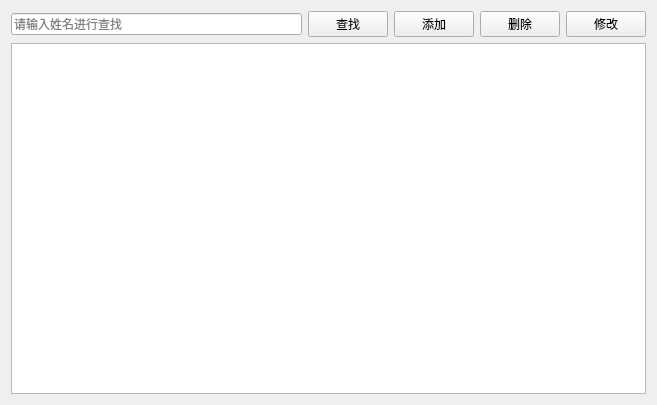
<?xml version="1.0" encoding="UTF-8"?>
<ui version="4.0">
 <class>PatientView</class>
 <widget class="QWidget" name="PatientView">
  <property name="geometry">
   <rect>
    <x>0</x>
    <y>0</y>
    <width>657</width>
    <height>405</height>
   </rect>
  </property>
  <property name="windowTitle">
   <string>患者管理</string>
  </property>
  <layout class="QVBoxLayout" name="verticalLayout">
   <item>
    <layout class="QHBoxLayout" name="horizontalLayout">
     <item>
      <widget class="QLineEdit" name="textSearch">
       <property name="placeholderText">
        <string>请输入姓名进行查找</string>
       </property>
      </widget>
     </item>
     <item>
      <widget class="QPushButton" name="btSearch">
       <property name="text">
        <string>查找</string>
       </property>
      </widget>
     </item>
     <item>
      <widget class="QPushButton" name="btAdd">
       <property name="text">
        <string>添加</string>
       </property>
      </widget>
     </item>
     <item>
      <widget class="QPushButton" name="btDelete">
       <property name="text">
        <string>删除</string>
       </property>
      </widget>
     </item>
     <item>
      <widget class="QPushButton" name="btEdit">
       <property name="text">
        <string>修改</string>
       </property>
      </widget>
     </item>
    </layout>
   </item>
   <item>
    <widget class="QTableView" name="tableView"/>
   </item>
  </layout>
 </widget>
 <resources/>
 <connections/>
</ui>
